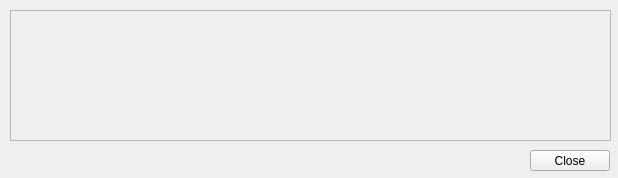
<?xml version="1.0" encoding="UTF-8"?>
<ui version="4.0">
 <class>WebDownloadDialog</class>
 <widget class="QWidget" name="WebDownloadDialog">
  <property name="geometry">
   <rect>
    <x>0</x>
    <y>0</y>
    <width>618</width>
    <height>178</height>
   </rect>
  </property>
  <property name="windowTitle">
   <string>Form</string>
  </property>
  <widget class="QScrollArea" name="scrollArea">
   <property name="geometry">
    <rect>
     <x>10</x>
     <y>10</y>
     <width>601</width>
     <height>131</height>
    </rect>
   </property>
   <property name="widgetResizable">
    <bool>true</bool>
   </property>
   <widget class="QWidget" name="scrollAreaWidgetContents">
    <property name="geometry">
     <rect>
      <x>0</x>
      <y>0</y>
      <width>599</width>
      <height>129</height>
     </rect>
    </property>
   </widget>
  </widget>
  <widget class="QPushButton" name="pushButton">
   <property name="geometry">
    <rect>
     <x>530</x>
     <y>150</y>
     <width>80</width>
     <height>21</height>
    </rect>
   </property>
   <property name="text">
    <string>Close</string>
   </property>
  </widget>
 </widget>
 <resources/>
 <connections/>
</ui>
